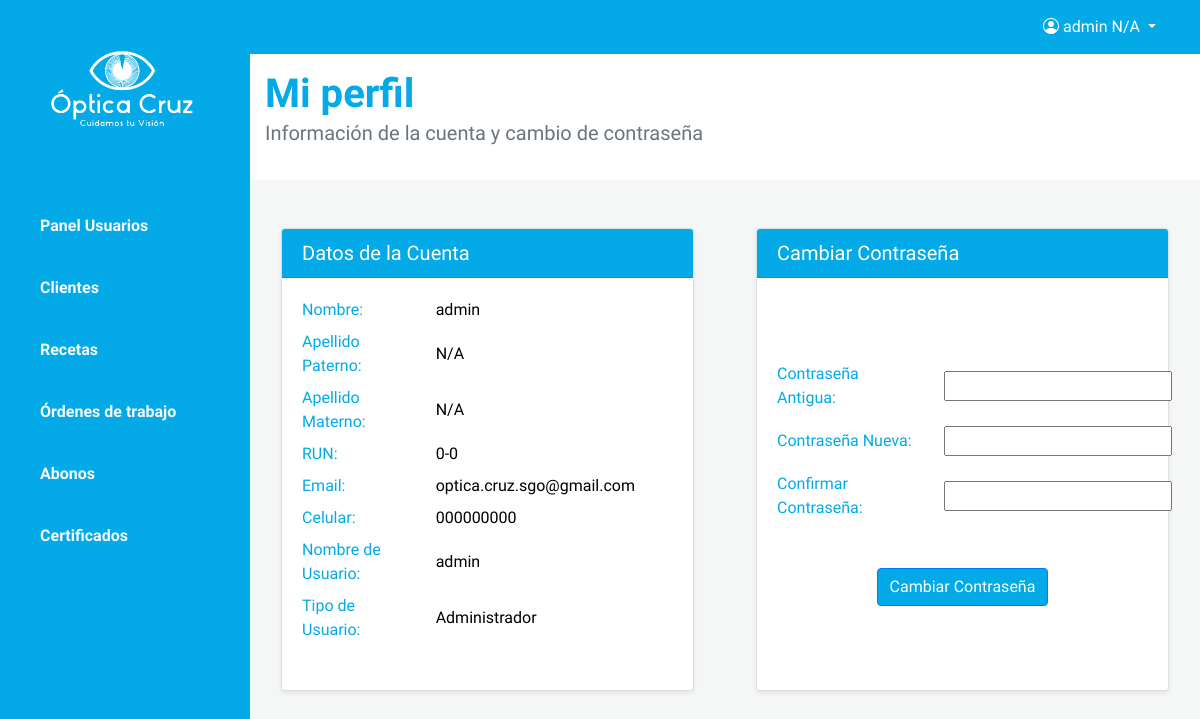
Screenshot of /mi_perfil/ (signed in) with the database file from the repository.
### optica/models.py (models this page shows, shortened)
class CustomUser(AbstractUser):
    first_name = models.CharField(max_length=30, verbose_name="Nombre")
    ap_paterno = models.CharField(max_length=30, verbose_name="Apellido Paterno")
    ap_materno = models.CharField(max_length=30, verbose_name="Apellido Materno")
    email = models.EmailField(unique=True, verbose_name="Email")
    rut = models.CharField(max_length=8, verbose_name="RUN")
    dv = models.CharField(max_length=1, verbose_name="DV")
    celular = models.CharField(max_length=9, verbose_name="Celular")
    user_type = models.PositiveSmallIntegerField(choices=[(1, 'Administrador'), (2, 'Atendedor'), (3, 'Técnico')], verbose_name="Tipo de Usuario")
    objects = CustomUserManager()

### optica/views.py (the view)
# urls.py: path('mi_perfil/', mi_perfil, name='mi_perfil'),
@login_required
def mi_perfil(request):
    user = request.user
    if request.method == 'POST':
        password_form = PasswordChangeForm(user=request.user, data=request.POST)
        if password_form.is_valid():
            user = password_form.save()
            update_session_auth_hash(request, user)  # Important!
            messages.success(request, 'Tu contraseña ha sido cambiada con éxito.')
            return redirect('mi_perfil')
        else:
            messages.error(request, 'Por favor, corrige los errores a continuación.')
    else:
        password_form = PasswordChangeForm(user=request.user)
    context = {
        'first_name': user.first_name,
        'ap_paterno': user.ap_paterno,
        'ap_materno': user.ap_materno,
        'rut': f"{user.rut}-{user.dv}",
        'email': user.email,
        'celular': user.celular,
        'username': user.username,
        'user_type': user.get_user_type_display(),
        'password_form': password_form,
    }
    return render(request, 'optica/mi_perfil.html', context)

### optica/templates/optica/mi_perfil.html (shortened to what this page needs)
{% extends 'optica/base.html' %}
{% load static crispy_forms_tags %}
{% block content %}
<div id="content" class="bg-grey w-100">
    <section class="bg-light py-3">
        <div class="container">
            <div class="row">
                <div class="col-lg-9 col-md-8">
                    <h1 class="font-weight-bold mb-0">Mi perfil</h1>
                    <p class="lead text-muted">Información de la cuenta y cambio de contraseña</p>
                </div>
            </div>
        </div>
    </section>
    <div class="container mt-5">
        <div class="row mt-4">
            <div class="col-lg-6 mb-4">
                <div class="card shadow-sm h-100 mx-3">
                    <div class="card-header bg-primary text-white">
                        <h5 class="mb-0">Datos de la Cuenta</h5>
                    </div>
                    <div class="card-body">
                        <div class="row">
                            <div class="col-12">
                                <div class="row mb-2 align-items-center">
                                    <div class="col-6 col-sm-4">
                                        <p class="mb-0"><strong>Nombre:</strong></p>
                                    </div>
                                    <div class="col-6 col-sm-8">
                                        <p class="mb-0 user-data">{{ first_name }}</p>
                                    </div>
                                </div>
                                <div class="row mb-2 align-items-center">
                                    <div class="col-6 col-sm-4">
                                        <p class="mb-0"><strong>Apellido Paterno:</strong></p>
                                    </div>
                                    <div class="col-6 col-sm-8">
                                        <p class="mb-0 user-data">{{ ap_paterno }}</p>
                                    </div>
                                </div>
                                <div class="row mb-2 align-items-center">
                                    <div class="col-6 col-sm-4">
                                        <p class="mb-0"><strong>Apellido Materno:</strong></p>
                                    </div>
                                    <div class="col-6 col-sm-8">
                                        <p class="mb-0 user-data">{{ ap_materno }}</p>
                                    </div>
                                </div>
                                <div class="row mb-2 align-items-center">
                                    <div class="col-6 col-sm-4">
                                        <p class="mb-0"><strong>RUN:</strong></p>
                                    </div>
                                    <div class="col-6 col-sm-8">
                                        <p class="mb-0 user-data">{{ rut }}</p>
                                    </div>
                                </div>
                                <div class="row mb-2 align-items-center">
                                    <div class="col-6 col-sm-4">
                                        <p class="mb-0"><strong>Email:</strong></p>
                                    </div>
                                    <div class="col-6 col-sm-8">
                                        <p class="mb-0 user-data">{{ email }}</p>
                                    </div>
                                </div>
                                <div class="row mb-2 align-items-center">
                                    <div class="col-6 col-sm-4">
                                        <p class="mb-0"><strong>Celular:</strong></p>
                                    </div>
                                    <div class="col-6 col-sm-8">
                                        <p class="mb-0 user-data">{{ celular }}</p>
                                    </div>
                                </div>
                                <div class="row mb-2 align-items-center">
                                    <div class="col-6 col-sm-4">
                                        <p class="mb-0"><strong>Nombre de Usuario:</strong></p>
                                    </div>
                                    <div class="col-6 col-sm-8">
                                        <p class="mb-0 user-data">{{ username }}</p>
                                    </div>
                                </div>
                                <div class="row mb-2 align-items-center">
                                    <div class="col-6 col-sm-4">
                                        <p class="mb-0"><strong>Tipo de Usuario:</strong></p>
                                    </div>
                                    <div class="col-6 col-sm-8">
                                        <p class="mb-0 user-data">{{ user_type }}</p>
                                    </div>
                                </div>
                            </div>
                        </div>
                    </div>
                </div>
            </div>
            <div class="col-lg-6 mb-4">
                <div class="card shadow-sm h-100 mx-3">
                    <div class="card-header bg-primary text-white">
                        <h5 class="mb-0">Cambiar Contraseña</h5>
                    </div>
                    <div class="card-body d-flex flex-column justify-content-center">
                        <form method="post">
                            <div class="row mb-3 align-items-center">
                                <div class="col-md-5 col-sm-6">
                                    <label for="id_old_password" class="mb-0">Contraseña Antigua:</label>
                                </div>
                                <div class="col-md-7 col-sm-6">
                                    {{ password_form.old_password }}
                                </div>
                            </div>
                            <div class="row mb-3 align-items-center">
                                <div class="col-md-5 col-sm-6">
                                    <label for="id_new_password1" class="mb-0">Contraseña Nueva:</label>
                                </div>
                                <div class="col-md-7 col-sm-6">
                                    {{ password_form.new_password1 }}
                                </div>
                            </div>
                            <div class="row mb-3 align-items-center">
                                <div class="col-md-5 col-sm-6">
                                    <label for="id_new_password2" class="mb-0">Confirmar Contraseña:</label>
                                </div>
                                <div class="col-md-7 col-sm-6">
                                    {{ password_form.new_password2 }}
                                </div>
                            </div>
                            <div class="d-flex justify-content-center mt-5">
                                <button type="submit" class="btn btn-primary">Cambiar Contraseña</button>
                            </div>
                        </form>
                    </div>
                </div>
            </div>
        </div>
    </div>
</div>
{% endblock %}

### optica/templates/optica/base.html (shortened to what this page needs)
{% load static %}
<!DOCTYPE html>
<html lang="es">
<head>
    <link rel="stylesheet" href="https://cdnjs.cloudflare.com/ajax/libs/toastr.js/latest/toastr.min.css">
    <link rel="stylesheet" href="https://stackpath.bootstrapcdn.com/bootstrap/4.3.1/css/bootstrap.min.css"
>
    <link rel="stylesheet" href="{% static 'bootstrap/css/styles.css' %}">
    <link href="https://unpkg.com/ionicons@4.5.10-0/dist/css/ionicons.min.css" rel="stylesheet">
    <link href="https://cdn.jsdelivr.net/npm/bootstrap-icons/font/bootstrap-icons.css" rel="stylesheet">
</head>
<body>
    <div class="d-flex" id="content-wrapper" style="min-height: 100vh;">
        <div id="sidebar-container" class="bg-primary" style="min-height: 100vh;">
            <div class="logo">
                <a href="{% url 'cliente_list' %}">
                    <img src="{% static '/images/Optica_Cruz_Blanco.png' %}" alt="Descripción de la imagen"
                        style="width: 180px; height: auto;">
                </a>
            </div>
            <div class="menu">
                <a href="{% url 'usuario_list' %}" class="d-block text-light p-3 border-0"> Panel Usuarios</a>
                <a href="{% url 'cliente_list' %}" class="d-block text-light p-3 border-0"> Clientes</a>
                <a href="{% url 'receta_list' %}" class="d-block text-light p-3 border-0"> Recetas</a>
                <a href="{% url 'ordenTrabajo_list' %}" class="d-block text-light p-3 border-0"> Órdenes de trabajo</a>
                <a href="#" class="d-block text-light p-3 border-0"> Abonos</a>
                <a href="#" class="d-block text-light p-3 border-0"> Certificados</a>
            </div>
        </div>
        <div id="content" class="w-100">
            <nav class="navbar navbar-expand-lg navbar-custom">
                <div class="container-fluid">
                    <div class="ml-auto">
                        {% if user.is_authenticated %}
                        <div class="dropdown">
                            <button class="btn btn-link dropdown-toggle text-white" type="button" id="userDropdown"
                                data-toggle="dropdown" aria-haspopup="true" aria-expanded="false">
                                <i class="bi bi-person-circle"></i> {{ user.first_name }} {{ user.ap_paterno }}
                            </button>
                        </div>
                        {% else %}
                        <a class="nav-link text-white" href="{% url 'login' %}">Iniciar sesión</a>
                        {% endif %}
                    </div>
                </div>
            </nav>
            {% block content %}{% endblock %}
        </div>
    </div>
</body>
</html>

### optica/templates/optica/base.html (style rules this page uses)
#sidebar-container { position: fixed; left: 0; top: 0; height: 100vh; width: 250px; z-index: 1050; background: #03aae7; transition: transform 0.3s ease; transform: translateX(-100%); }
#content-wrapper { margin-left: 0; transition: margin-left 0.3s ease; }
@media (min-width: 992px) { #sidebar-container { transform: translateX(0); } }
@media (min-width: 992px) { #content-wrapper { margin-left: 250px; } }
.navbar-custom { background-color: #03aae7; }

### optica/templates/optica/mi_perfil.html (style rules this page uses)
.user-data { color: #000; }
.card { margin-bottom: 20px; }
.card-header { font-size: 1.25rem; }

### rows the page displays
CustomUser: first_name "admin", ap_paterno "N/A", ap_materno "N/A", email "optica.cruz.sgo@gmail.com", celular "000000000", username "admin"

### other values shown
{{ rut }} "0-0"
{{ user_type }} "Administrador"
